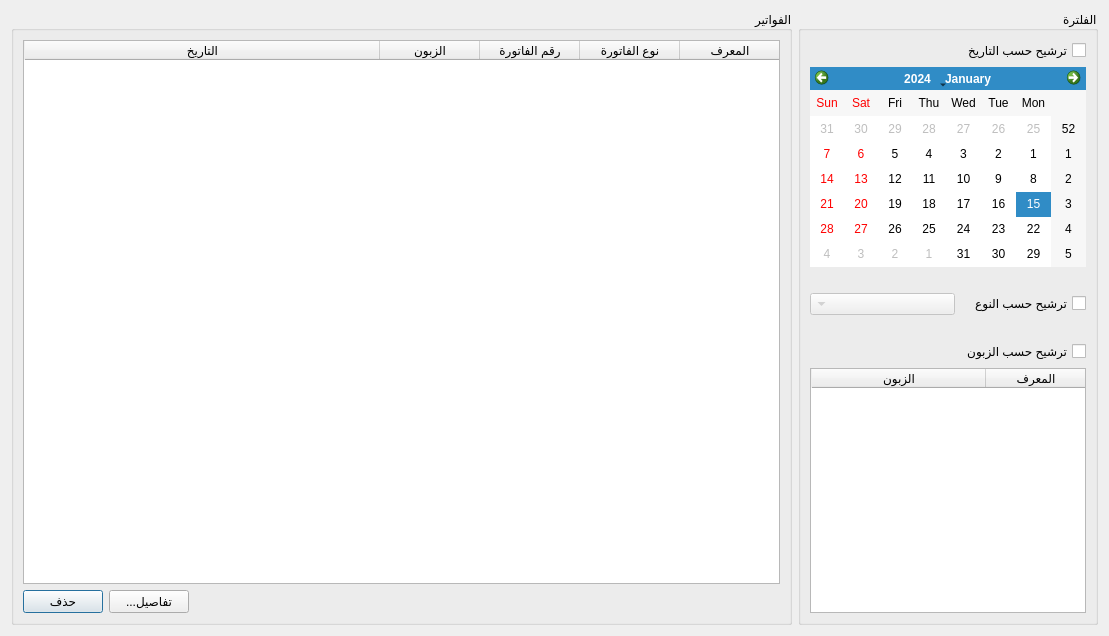
<?xml version="1.0" encoding="UTF-8"?>
<ui version="4.0">
 <class>InvoicesList</class>
 <widget class="QDialog" name="InvoicesList">
  <property name="windowModality">
   <enum>Qt::WindowModal</enum>
  </property>
  <property name="geometry">
   <rect>
    <x>0</x>
    <y>0</y>
    <width>1109</width>
    <height>636</height>
   </rect>
  </property>
  <property name="windowTitle">
   <string>استعراض الفواتير</string>
  </property>
  <property name="layoutDirection">
   <enum>Qt::RightToLeft</enum>
  </property>
  <property name="modal">
   <bool>true</bool>
  </property>
  <layout class="QGridLayout" name="gridLayout_4">
   <item row="0" column="0">
    <widget class="QGroupBox" name="JournalEntry">
     <property name="maximumSize">
      <size>
       <width>300</width>
       <height>16777215</height>
      </size>
     </property>
     <property name="title">
      <string>الفلترة</string>
     </property>
     <layout class="QGridLayout" name="gridLayout">
      <item row="2" column="0" colspan="2">
       <widget class="QCalendarWidget" name="calendar">
        <property name="minimumSize">
         <size>
          <width>0</width>
          <height>200</height>
         </size>
        </property>
        <property name="maximumSize">
         <size>
          <width>16777215</width>
          <height>200</height>
         </size>
        </property>
       </widget>
      </item>
      <item row="3" column="1">
       <spacer name="horizontalSpacer">
        <property name="orientation">
         <enum>Qt::Horizontal</enum>
        </property>
        <property name="sizeHint" stdset="0">
         <size>
          <width>40</width>
          <height>20</height>
         </size>
        </property>
       </spacer>
      </item>
      <item row="10" column="0">
       <widget class="QCheckBox" name="filter_by_client_checkbox">
        <property name="text">
         <string>ترشيح حسب الزبون</string>
        </property>
        <property name="checked">
         <bool>false</bool>
        </property>
       </widget>
      </item>
      <item row="1" column="0">
       <widget class="QCheckBox" name="filter_by_date_checkbox">
        <property name="text">
         <string>ترشيح حسب التاريخ</string>
        </property>
        <property name="checked">
         <bool>false</bool>
        </property>
       </widget>
      </item>
      <item row="5" column="1">
       <widget class="QComboBox" name="invoice_type_combobox">
        <property name="enabled">
         <bool>false</bool>
        </property>
       </widget>
      </item>
      <item row="11" column="0" colspan="2">
       <widget class="QTableWidget" name="clients_table">
        <property name="editTriggers">
         <set>QAbstractItemView::NoEditTriggers</set>
        </property>
        <attribute name="horizontalHeaderStretchLastSection">
         <bool>true</bool>
        </attribute>
        <column>
         <property name="text">
          <string>المعرف</string>
         </property>
        </column>
        <column>
         <property name="text">
          <string>الزبون</string>
         </property>
        </column>
       </widget>
      </item>
      <item row="8" column="1">
       <spacer name="horizontalSpacer_2">
        <property name="orientation">
         <enum>Qt::Horizontal</enum>
        </property>
        <property name="sizeHint" stdset="0">
         <size>
          <width>40</width>
          <height>20</height>
         </size>
        </property>
       </spacer>
      </item>
      <item row="5" column="0">
       <widget class="QCheckBox" name="filter_by_type_checkbox">
        <property name="text">
         <string>ترشيح حسب النوع</string>
        </property>
       </widget>
      </item>
     </layout>
    </widget>
   </item>
   <item row="0" column="1">
    <widget class="QGroupBox" name="groupBox">
     <property name="title">
      <string>الفواتير</string>
     </property>
     <layout class="QGridLayout" name="gridLayout_2">
      <item row="1" column="4">
       <widget class="QPushButton" name="delete_btn">
        <property name="text">
         <string>حذف</string>
        </property>
       </widget>
      </item>
      <item row="0" column="2" colspan="3">
       <widget class="QTableWidget" name="invoices_table">
        <property name="focusPolicy">
         <enum>Qt::StrongFocus</enum>
        </property>
        <property name="frameShape">
         <enum>QFrame::StyledPanel</enum>
        </property>
        <property name="frameShadow">
         <enum>QFrame::Sunken</enum>
        </property>
        <property name="lineWidth">
         <number>1</number>
        </property>
        <property name="editTriggers">
         <set>QAbstractItemView::NoEditTriggers</set>
        </property>
        <property name="showDropIndicator" stdset="0">
         <bool>false</bool>
        </property>
        <property name="dragDropOverwriteMode">
         <bool>false</bool>
        </property>
        <property name="alternatingRowColors">
         <bool>true</bool>
        </property>
        <property name="selectionMode">
         <enum>QAbstractItemView::SingleSelection</enum>
        </property>
        <property name="selectionBehavior">
         <enum>QAbstractItemView::SelectRows</enum>
        </property>
        <property name="verticalScrollMode">
         <enum>QAbstractItemView::ScrollPerPixel</enum>
        </property>
        <property name="horizontalScrollMode">
         <enum>QAbstractItemView::ScrollPerPixel</enum>
        </property>
        <property name="sortingEnabled">
         <bool>true</bool>
        </property>
        <property name="wordWrap">
         <bool>true</bool>
        </property>
        <attribute name="horizontalHeaderVisible">
         <bool>true</bool>
        </attribute>
        <attribute name="horizontalHeaderStretchLastSection">
         <bool>true</bool>
        </attribute>
        <attribute name="verticalHeaderVisible">
         <bool>false</bool>
        </attribute>
        <column>
         <property name="text">
          <string>المعرف</string>
         </property>
        </column>
        <column>
         <property name="text">
          <string>نوع الفاتورة</string>
         </property>
        </column>
        <column>
         <property name="text">
          <string>رقم الفاتورة</string>
         </property>
        </column>
        <column>
         <property name="text">
          <string>الزبون</string>
         </property>
        </column>
        <column>
         <property name="text">
          <string>التاريخ</string>
         </property>
        </column>
       </widget>
      </item>
      <item row="1" column="2">
       <spacer name="horizontalSpacer_3">
        <property name="orientation">
         <enum>Qt::Horizontal</enum>
        </property>
        <property name="sizeHint" stdset="0">
         <size>
          <width>553</width>
          <height>20</height>
         </size>
        </property>
       </spacer>
      </item>
      <item row="1" column="3">
       <widget class="QPushButton" name="details_btn">
        <property name="text">
         <string>...تفاصيل</string>
        </property>
       </widget>
      </item>
     </layout>
    </widget>
   </item>
  </layout>
 </widget>
 <resources/>
 <connections/>
</ui>
